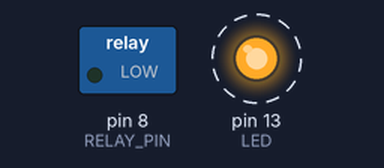
A sketch run on a simulated Arduino Uno, built with avr-gcc and run on an emulated ATmega328P. Parts: switched loads named in the sketch (green lamp = pin HIGH), output pins drawn as LEDs (lit = HIGH). Dashed ring = blinking. What the sketch prints to the serial monitor is not drawn.

Above: at 0.7 s.
Timing chart, 0 to 4.9 s (numbered marks = the images above):
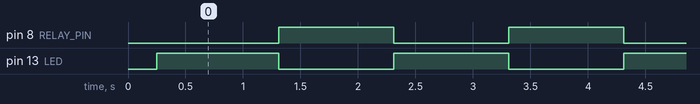

Measured:
- by itself, pin 8 (RELAY_PIN), pin 13 (LED): alternates HIGH for 1.0 s and LOW for 1.0 s

The sketch:

RelayTest.ino
```cpp
// ============================================================
// 继电器测试程序（与 smart-farm 无关，测完可删）
// 作用：8 脚先输出低电平 1 秒，再输出高电平 1 秒，循环
// 观察：继电器在哪个阶段"咔哒"吸合 / LED 亮
//   - 低电平阶段动作  -> 低电平触发（保持 RELAY_ACTIVE_LOW = true）
//   - 高电平阶段动作  -> 高电平触发（改成 RELAY_ACTIVE_LOW = false）
//   - 两个阶段都不动  -> 硬件问题，检查接线（见串口提示）
// ============================================================
#define RELAY_PIN 8

void setup() {
  pinMode(RELAY_PIN, OUTPUT);
  pinMode(13, OUTPUT);               // 板载 LED 同步测试
  Serial.begin(9600);
  delay(200);
  Serial.println("===== 继电器测试开始 =====");
  Serial.println("每个状态持续 1 秒，注意听「咔哒」声、看继电器上的 LED");
}

void loop() {
  digitalWrite(RELAY_PIN, LOW);          // 先试低电平
  digitalWrite(13, HIGH);                // 板载 LED 亮
  Serial.println(">> 现在是【低电平 LOW 】：继电器动了吗？");
  delay(1000);

  digitalWrite(RELAY_PIN, HIGH);         // 再试高电平
  digitalWrite(13, LOW);                 // 板载 LED 灭
  Serial.println(">> 现在是【高电平 HIGH】：继电器动了吗？");
  delay(1000);
}
```
